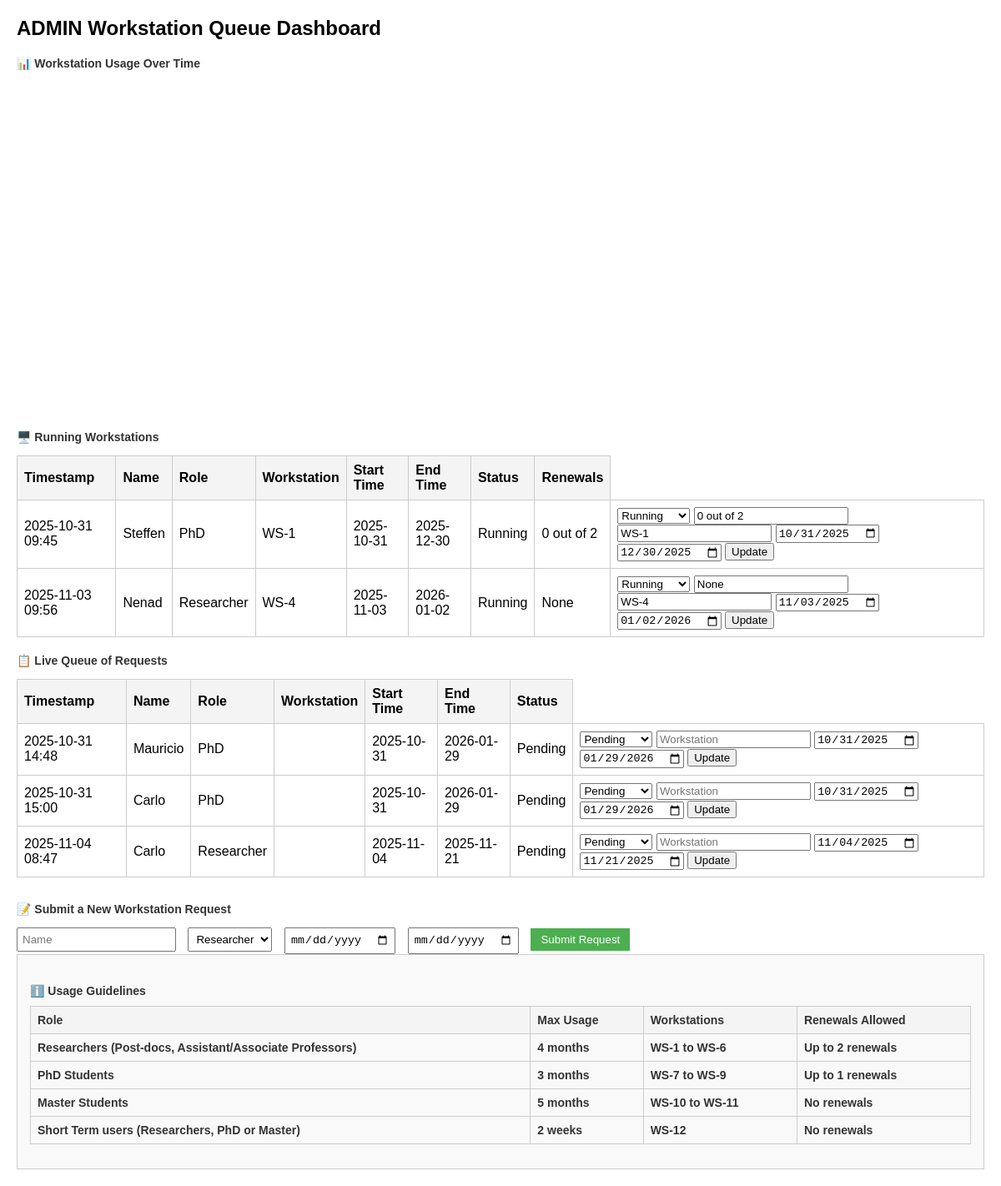
Page /admin (signed in) on the earlier database version.
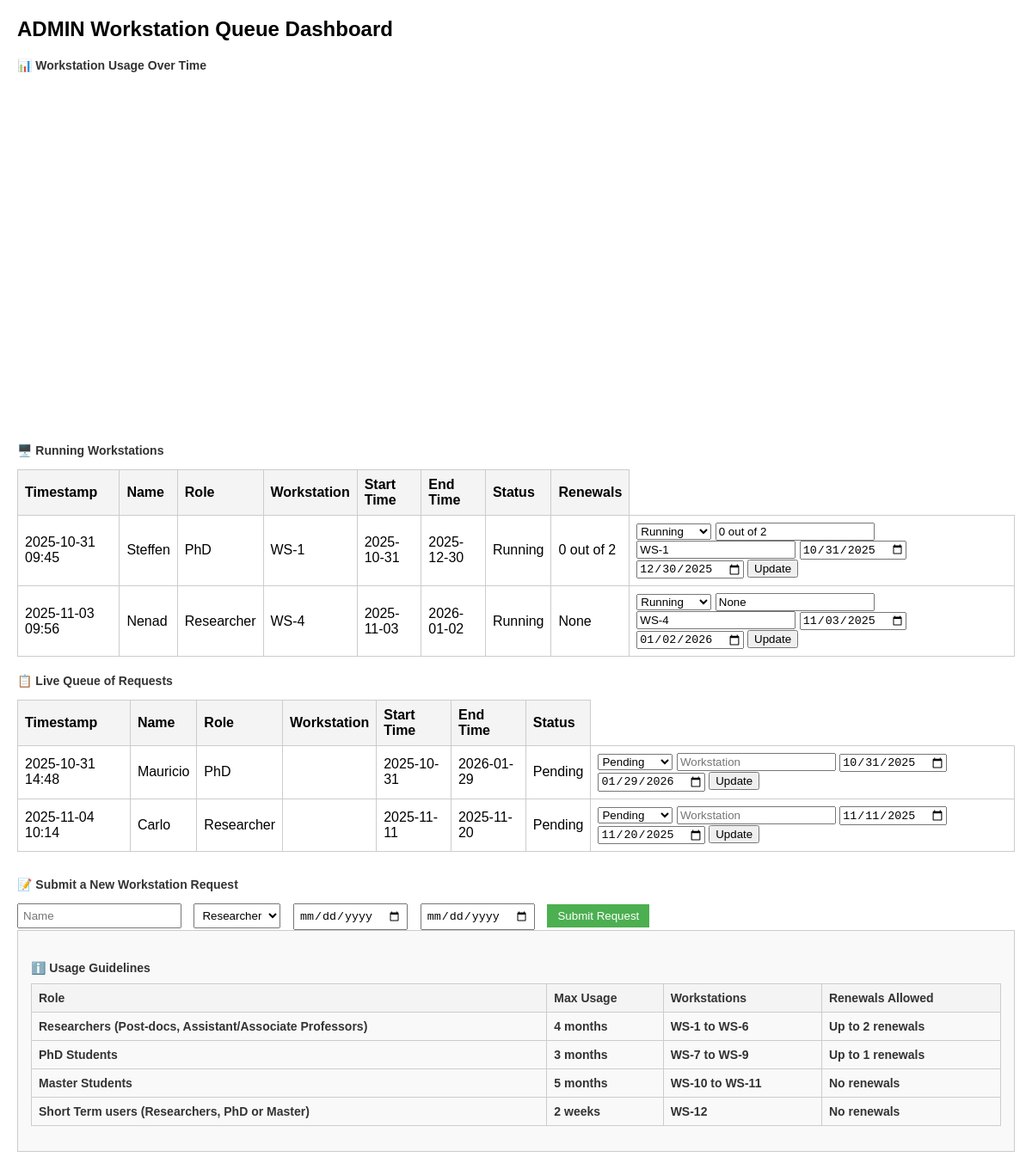
Same page on the later database version.
### app.py (models this page shows)
class Request(db.Model):
    id = db.Column(db.Integer, primary_key=True)
    timestamp = db.Column(db.DateTime, default=datetime.utcnow)
    name = db.Column(db.String(100))
    role = db.Column(db.String(50))
    start_time = db.Column(db.String(50))
    end_time = db.Column(db.String(50))
    status = db.Column(db.String(50), default="Pending")
    workstation = db.Column(db.String(50))
    renewals = db.Column(db.Integer)

### app.py (the view)
@app.route('/admin')
@login_required
def admin_dashboard():
    print("Is user authenticated?", current_user.is_authenticated)
    print("Current user role:", current_user.role)
    if current_user.role != 'admin':
        return redirect(url_for('dashboard'))
    requests = Request.query.order_by(Request.timestamp.desc()).all()
    running_requests = (Request.query.filter_by(status='Running').order_by(Request.role.asc(),Request.timestamp.asc()).all())
    pending_requests = (Request.query.filter_by(status='Pending').order_by(Request.role.asc(),Request.timestamp.asc()).all())
    chart_data = []
    for req in requests:
        if req.status == 'Running':
            chart_data.append({
                "name": req.name or "",
                "workstation": req.workstation or "",
                "start": str(req.start_time),
                "end": str(req.end_time),
                "renewals": req.renewals or "",
                "color": "blue" if req.role == "PhD" else "orange" if req.role == "Master" else "green"
            })
    return render_template('admin_dashboard.html', requests=pending_requests , running_requests=running_requests,  chart_data=chart_data)

### app.py (called while the page is built)
@login_manager.user_loader
def load_user(user_id):
    return User.query.get(int(user_id))

### templates/admin_dashboard.html (shortened to what this page needs)
<!DOCTYPE html>
<html lang="en">
<head>
</head>
<body>
    <h1>ADMIN Workstation Queue Dashboard</h1>
    <h2>📊 Workstation Usage Over Time</h2>
    <div id="usageChart" style="width:100%;height:400px;"></div>
<h3>🖥️ Running Workstations</h3>
    <table>
        <tr><th>Timestamp</th><th>Name</th><th>Role</th><th>Workstation</th><th>Start Time</th><th>End Time</th><th>Status</th><th>Renewals</th></tr>
        {% for req in running_requests %}
        <tr>
            <td>{{ req.timestamp.strftime('%Y-%m-%d %H:%M') }}</td>
            <td>{{ req.name }}</td>
            <td>{{ req.role }}</td>
            <td>{{ req.workstation }}</td>
            <td>{{ req.start_time }}</td>
            <td>{{ req.end_time }}</td>
            <td>{{ req.status }}</td>
            <td>{{ req.renewals }}</td>
            <td>
               <form method="POST" action="/update_status/{{ req.id }}">
                                <select name="status">
                                    <option value="Running" {% if req.status == 'Running' %}selected{% endif %}>Running</option>
                                </select>
                                <input type="text" name="renewals" placeholder="Renewals" value="{{ req.renewals }}">
                                <input type="text" name="workstation" placeholder="Workstation" value="{{ req.workstation or '' }}">
                                <input type="date" name="start_time" placeholder="StartTime" value="{{ req.start_time }}">
                                <input type="date" name="end_time" placeholder="EndTime" value="{{ req.end_time }}">
                                <button type="submit">Update</button>
                </form>
            </td>
        </tr>
        {% endfor %}
    </table>
<h3>📋 Live Queue of Requests</h3>
<table>
<tr>
<th>Timestamp</th>
<th>Name</th>
<th>Role</th>
<th>Workstation</th>
<th>Start Time</th>
<th>End Time</th>
<th>Status</th>
</tr>
        {% for req in requests %}
        <tr>
            <td>{{ req.timestamp.strftime('%Y-%m-%d %H:%M') }}</td>
            <td>{{ req.name }}</td>
            <td>{{ req.role }}</td>
            <td>{{ req.workstation or '' }}</td>
            <td>{{ req.start_time }}</td>
            <td>{{ req.end_time }}</td>
            <td>{{ req.status }}</td>
            <td>
                <form method="POST" action="/update_status/{{ req.id }}">
                    <select name="status">
                        <option value="Pending" {% if req.status == 'Pending' %}selected{% endif %}>Pending</option>
                    </select>
                    <input type="text" name="workstation" placeholder="Workstation" value="{{ req.workstation or '' }}">
                    <input type="date" name="start_time" placeholder="StartTime" value="{{ req.start_time }}">
                    <input type="date" name="end_time" placeholder="EndTime" value="{{ req.end_time }}">
                    <button type="submit">Update</button>
                </form>
            </td>
        </tr>
        {% endfor %}
    </table>
<div class="form-section">
<h3>📝 Submit a New Workstation Request</h3>
<form id="requestForm">
<input name="name" placeholder="Name" required="" type="text"/>
<select name="role">
<option value="Researcher">Researcher</option>
</select>
<input name="startTime" required="" type="date"/>
<input name="endTime" required="" type="date"/>
<button class="submit-btn" type="submit">Submit Request</button>
</form>
</div>
<div style="background-color:#f9f9f9; padding:15px; border:1px solid #ccc; margin-bottom:20px;">
<h3>ℹ️ Usage Guidelines
<table border="1" style="width:100%; margin-top:10px; border-collapse:collapse;">
<thead>
<tr style="background-color:#f2f2f2;">
<th>Role</th>
<th>Max Usage</th>
<th>Workstations</th>
<th>Renewals Allowed</th>
</tr>
</thead>
<tbody>
<tr>
<td>Researchers (Post-docs, Assistant/Associate Professors)</td>
<td>4 months</td>
<td>WS-1 to WS-6</td>
<td>Up to 2 renewals</td>
</tr>
<tr>
<td>PhD Students</td>
<td>3 months</td>
<td>WS-7 to WS-9</td>
<td>Up to 1 renewals</td>
</tr>
<tr>
<td>Master Students</td>
<td>5 months</td>
<td>WS-10 to WS-11</td>
<td>No renewals</td>
</tr>
<tr>
<td>Short Term users (Researchers, PhD or Master)</td>
<td>2 weeks</td>
<td>WS-12</td>
<td>No renewals</td>
</tr>
</tbody>
</table>
</h3>
</body>
</html>

### templates/admin_dashboard.html (style rules this page uses)
body { font-family: Arial, sans-serif; margin: 20px; }
h1 { font-size: 24px; margin-bottom: 10px; }
h2, h3 { font-size: 14px; margin-top: 20px; color: #333; }
table { width: 100%; border-collapse: collapse; margin-top: 10px; }
th, td { border: 1px solid #ccc; padding: 8px; text-align: left; }
th { background-color: #f4f4f4; }
.form-section { margin-top: 30px; }
.form-section input, .form-section select { margin-right: 10px; padding: 5px; }
.submit-btn { padding: 6px 12px; background-color: #4CAF50; color: white; border: none; cursor: pointer; }

Differences in the rows shown:
removed Request: timestamp "2025-10-31 15:00", name "Carlo", role "PhD", start_time "2025-10-31", end_time "2026-01-29", status "Pending", start_time "10/31/2025", end_time "01/29/2026", shown under "📋 Live Queue of Requests"
changed Request "Carlo": timestamp "2025-11-04 08:47" → "2025-11-04 10:14"; start_time "2025-11-04" → "2025-11-11"; end_time "2025-11-21" → "2025-11-20"; start_time "11/04/2025" → "11/11/2025"; end_time "11/21/2025" → "11/20/2025"
